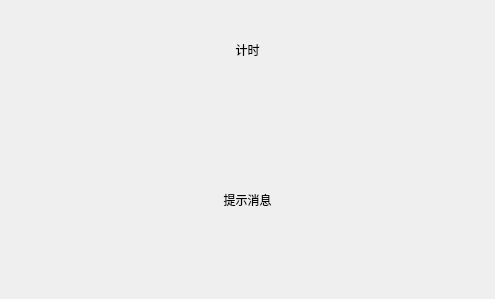
<?xml version="1.0" encoding="UTF-8"?>
<ui version="4.0">
 <class>MessageLineBox</class>
 <widget class="QWidget" name="MessageLineBox">
  <property name="geometry">
   <rect>
    <x>0</x>
    <y>0</y>
    <width>495</width>
    <height>299</height>
   </rect>
  </property>
  <property name="windowTitle">
   <string>Form</string>
  </property>
  <layout class="QVBoxLayout" name="verticalLayout">
   <property name="spacing">
    <number>0</number>
   </property>
   <property name="leftMargin">
    <number>0</number>
   </property>
   <property name="topMargin">
    <number>0</number>
   </property>
   <property name="rightMargin">
    <number>0</number>
   </property>
   <property name="bottomMargin">
    <number>0</number>
   </property>
   <item>
    <widget class="QLabel" name="count">
     <property name="minimumSize">
      <size>
       <width>0</width>
       <height>100</height>
      </size>
     </property>
     <property name="maximumSize">
      <size>
       <width>16777215</width>
       <height>100</height>
      </size>
     </property>
     <property name="text">
      <string>计时</string>
     </property>
     <property name="alignment">
      <set>Qt::AlignCenter</set>
     </property>
    </widget>
   </item>
   <item>
    <widget class="QLabel" name="msg">
     <property name="text">
      <string>提示消息</string>
     </property>
     <property name="alignment">
      <set>Qt::AlignCenter</set>
     </property>
    </widget>
   </item>
  </layout>
 </widget>
 <resources/>
 <connections/>
</ui>
